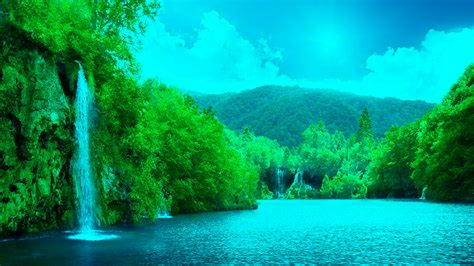
#> input picture OIP_BLUE.jpg, 474 x 266 px, given in place of OIP_BLUE.jpg.jpg, which was not available
$ jupyter execute Assignment.ipynb   (text cells are left out)
#> lines starting #> are read from the running program, lines starting #| are printed output that depends on the picture; pictures that were not available may be replaced by others from this repository, and a replacement may not be noted
[cell 1]
import cv2 as cv
print(cv.__version__)

[cell 2]
import cv2 as cv
from IPython.display import Image

# Open the image file
input_filename = input("Enter filename (No extensions): ")
#> the answer given: OIP_BLUE.jpg
input_filename = input_filename + ".jpg"

# Load the image
img = cv.imread(input_filename)
#> img is the input picture: shape (266, 474, 3); mean B, G, R 127.6, 157.5, 3.1

# Set the red channel for each pixel to 0
img[:, :, 2] = 0

# Create the output filename
output_filename = input_filename.split('.jpg')[0] + "_BLUE.jpg"

# Save the modified image
cv.imwrite(output_filename, img)

# Displaying the image
Image(output_filename)

[cell 3]
import cv2 as cv
from IPython.display import Image

# Get input image filename from command line
input_filename = input("Enter filename (No extensions): ")
#> the answer given: OIP_CLAMP.jpg
input_filename = input_filename + ".jpg"

# Load the image
img = cv.imread(input_filename)
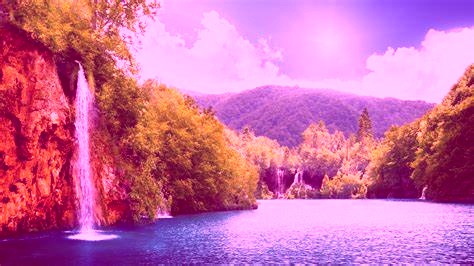
#> input picture OIP_CLAMP.jpg, 474 x 266 px, given in place of OIP_CLAMP.jpg.jpg, which was not available
#> img is the input picture: shape (266, 474, 3); mean B, G, R 165.5, 108.7, 203.6

# Convert to Grayscale using luma method
grayscale = cv.cvtColor(img, cv.COLOR_BGR2GRAY)
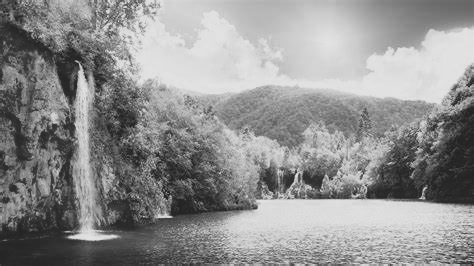
#> grayscale: shape (266, 474); min 31, max 227, mean 143.6

# Create  the output filename
output_filename = input_filename.split('.jpg')[0] + "_GREY.jpg"

#Save the modified image
cv.imwrite(output_filename, grayscale)

# Displaying the image
Image(output_filename)

[cell 4]
import cv2 as cv
from IPython.display import Image

# Get input image filename from command line
input_filename = input("\nEnter filename (No extensions): ")
#> the answer given: OIP_CLAMP.jpg
input_filename = input_filename + ".jpg"

# Get input shift value from command line
r_shift = int(input("\nEnter R shift value: "))
#> the answer given: 3
g_shift = int(input("\nEnter G shift value: "))
#> the answer given: 3
b_shift = int(input("\nEnter B shift value: "))
#> the answer given: 3

# Load the image
img = cv.imread(input_filename)

# Split the image into its 3 color channels
b,g,r = cv.split(img)
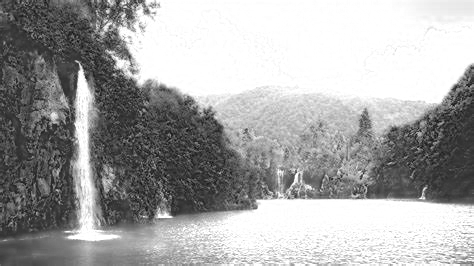
#> b: shape (266, 474); min 6, max 255, mean 165.5
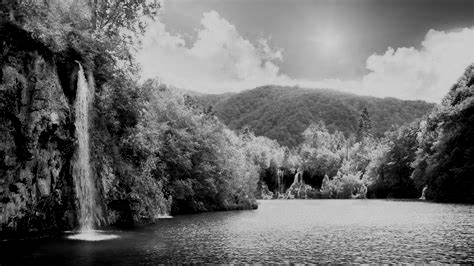
#> g: shape (266, 474); min 0, max 208, mean 108.7
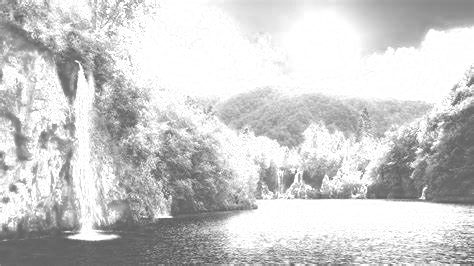
#> r: shape (266, 474); min 73, max 255, mean 203.6

# Apply the shift to each channel
b = cv.add(b, b_shift)
g = cv.add(g, g_shift)
r = cv.add(r, r_shift)

# Merge the channels back together
img = cv.merge((b, g, r))

# Clam the values of each pixel to the range [0, 255]
img = cv.convertScaleAbs(img)

# Save the output image
output_filename = input_filename.split('.jpg')[0] + "_CLAMP.jpg"
cv.imwrite(output_filename, img)

# Displaying the image
Image(output_filename)
